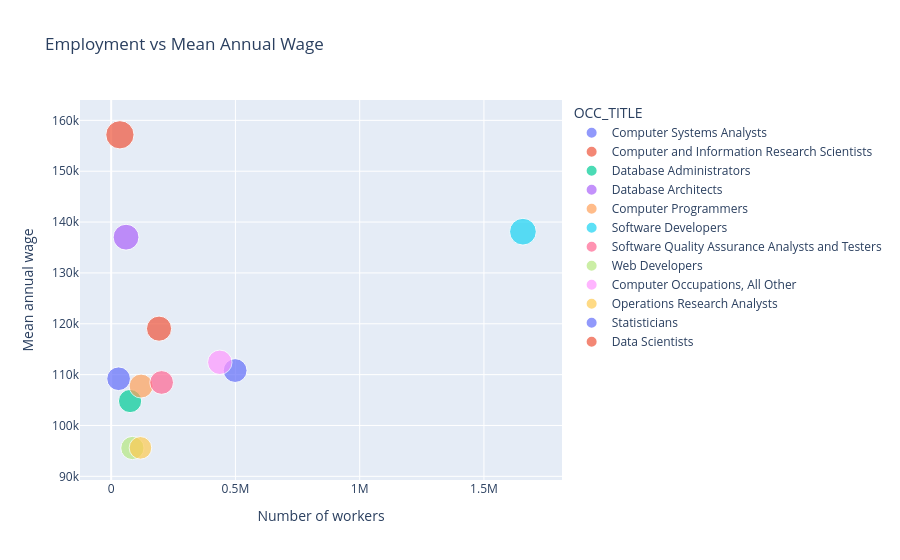

Notebook cell for this chart:
### Markdown cell above
## 2. Bubble Scatter Plot: Employment vs Mean Annual Wage

- **Objective:** To investigate whether the occupations with the most workers are also the best paid, by comparing the number of people employed in each occupation with its mean annual wage.
- **Why this visualisation type:** A scatter plot shows the relationship between two numerical variables, here number of workers and mean annual wage. Each bubble is one occupation from the `national` table, so no worker is counted twice. Colour identifies the occupation and bubble size shows the 90th percentile wage. The interactive version lets me hover over a bubble to see exact values.

### Code cell
fig_scatter = px.scatter(
    national,
    x = "TOT_EMP",
    y = "A_MEAN",
    color = "OCC_TITLE",
    size = "A_PCT90",
    hover_name = "OCC_TITLE",
    title = "Employment vs Mean Annual Wage",
    labels = {"TOT_EMP" : "Number of workers", "A_MEAN": "Mean annual wage"}
)
fig_scatter.show()

### Figure 1 — Plotly figure (JSON) as saved in the notebook; plotly's stock layout.template omitted (floating-point values rounded to 4 significant figures)
{"data": [{"hovertemplate": "<b>%{hovertext}</b><br><br>OCC_TITLE=Computer Systems Analysts<br>Number of workers=%{x}<br>Mean annual wage=%{y}<br>A_PCT90=%{marker.size}<extra></extra>", "hovertext": ["Computer Systems Analysts"], "legendgroup": "Computer Systems Analysts", "marker": {"color": "#636efa", "size": [165700.0], "sizemode": "area", "sizeref": 582.8, "symbol": "circle"}, "mode": "markers", "name": "Computer Systems Analysts", "orientation": "v", "showlegend": true, "type": "scatter", "x": [498800.0], "xaxis": "x", "y": [110800.0], "yaxis": "y"}, {"hovertemplate": "<b>%{hovertext}</b><br><br>OCC_TITLE=Computer and Information Research Scientists<br>Number of workers=%{x}<br>Mean annual wage=%{y}<br>A_PCT90=%{marker.size}<extra></extra>", "hovertext": ["Computer and Information Research Scientists"], "legendgroup": "Computer and Information Research Scientists", "marker": {"color": "#EF553B", "size": [233100.0], "sizemode": "area", "sizeref": 582.8, "symbol": "circle"}, "mode": "markers", "name": "Computer and Information Research Scientists", "orientation": "v", "showlegend": true, "type": "scatter", "x": [35210.0], "xaxis": "x", "y": [157200.0], "yaxis": "y"}, {"hovertemplate": "<b>%{hovertext}</b><br><br>OCC_TITLE=Database Administrators<br>Number of workers=%{x}<br>Mean annual wage=%{y}<br>A_PCT90=%{marker.size}<extra></extra>", "hovertext": ["Database Administrators"], "legendgroup": "Database Administrators", "marker": {"color": "#00cc96", "size": [157700.0], "sizemode": "area", "sizeref": 582.8, "symbol": "circle"}, "mode": "markers", "name": "Database Administrators", "orientation": "v", "showlegend": true, "type": "scatter", "x": [76140.0], "xaxis": "x", "y": [104800.0], "yaxis": "y"}, {"hovertemplate": "<b>%{hovertext}</b><br><br>OCC_TITLE=Database Architects<br>Number of workers=%{x}<br>Mean annual wage=%{y}<br>A_PCT90=%{marker.size}<extra></extra>", "hovertext": ["Database Architects"], "legendgroup": "Database Architects", "marker": {"color": "#ab63fa", "size": [195000.0], "sizemode": "area", "sizeref": 582.8, "symbol": "circle"}, "mode": "markers", "name": "Database Architects", "orientation": "v", "showlegend": true, "type": "scatter", "x": [59920.0], "xaxis": "x", "y": [137000.0], "yaxis": "y"}, {"hovertemplate": "<b>%{hovertext}</b><br><br>OCC_TITLE=Computer Programmers<br>Number of workers=%{x}<br>Mean annual wage=%{y}<br>A_PCT90=%{marker.size}<extra></extra>", "hovertext": ["Computer Programmers"], "legendgroup": "Computer Programmers", "marker": {"color": "#FFA15A", "size": [167200.0], "sizemode": "area", "sizeref": 582.8, "symbol": "circle"}, "mode": "markers", "name": "Computer Programmers", "orientation": "v", "showlegend": true, "type": "scatter", "x": [120400.0], "xaxis": "x", "y": [107800.0], "yaxis": "y"}, {"hovertemplate": "<b>%{hovertext}</b><br><br>OCC_TITLE=Software Developers<br>Number of workers=%{x}<br>Mean annual wage=%{y}<br>A_PCT90=%{marker.size}<extra></extra>", "hovertext": ["Software Developers"], "legendgroup": "Software Developers", "marker": {"color": "#19d3f3", "size": [208600.0], "sizemode": "area", "sizeref": 582.8, "symbol": "circle"}, "mode": "markers", "name": "Software Developers", "orientation": "v", "showlegend": true, "type": "scatter", "x": [1657000.0], "xaxis": "x", "y": [138100.0], "yaxis": "y"}, {"hovertemplate": "<b>%{hovertext}</b><br><br>OCC_TITLE=Software Quality Assurance Analysts and Testers<br>Number of workers=%{x}<br>Mean annual wage=%{y}<br>A_PCT90=%{marker.size}<extra></extra>", "hovertext": ["Software Quality Assurance Analysts and Testers"], "legendgroup": "Software Quality Assurance Analysts and Testers", "marker": {"color": "#FF6692", "size": [164500.0], "sizemode": "area", "sizeref": 582.8, "symbol": "circle"}, "mode": "markers", "name": "Software Quality Assurance Analysts and Testers", "orientation": "v", "showlegend": true, "type": "scatter", "x": [203000.0], "xaxis": "x", "y": [108500.0], "yaxis": "y"}, {"hovertemplate": "<b>%{hovertext}</b><br><br>OCC_TITLE=Web Developers<br>Number of workers=%{x}<br>Mean annual wage=%{y}<br>A_PCT90=%{marker.size}<extra></extra>", "hovertext": ["Web Developers"], "legendgroup": "Web Developers", "marker": {"color": "#B6E880", "size": [157300.0], "sizemode": "area", "sizeref": 582.8, "symbol": "circle"}, "mode": "markers", "name": "Web Developers", "orientation": "v", "showlegend": true, "type": "scatter", "x": [85350.0], "xaxis": "x", "y": [95570.0], "yaxis": "y"}, {"hovertemplate": "<b>%{hovertext}</b><br><br>OCC_TITLE=Computer Occupations, All Other<br>Number of workers=%{x}<br>Mean annual wage=%{y}<br>A_PCT90=%{marker.size}<extra></extra>", "hovertext": ["Computer Occupations, All Other"], "legendgroup": "Computer Occupations, All Other", "marker": {"color": "#FF97FF", "size": [174300.0], "sizemode": "area", "sizeref": 582.8, "symbol": "circle"}, "mode": "markers", "name": "Computer Occupations, All Other", "orientation": "v", "showlegend": true, "type": "scatter", "x": [437200.0], "xaxis": "x", "y": [112400.0], "yaxis": "y"}, {"hovertemplate": "<b>%{hovertext}</b><br><br>OCC_TITLE=Operations Research Analysts<br>Number of workers=%{x}<br>Mean annual wage=%{y}<br>A_PCT90=%{marker.size}<extra></extra>", "hovertext": ["Operations Research Analysts"], "legendgroup": "Operations Research Analysts", "marker": {"color": "#FECB52", "size": [148900.0], "sizemode": "area", "sizeref": 582.8, "symbol": "circle"}, "mode": "markers", "name": "Operations Research Analysts", "orientation": "v", "showlegend": true, "type": "scatter", "x": [117900.0], "xaxis": "x", "y": [95600.0], "yaxis": "y"}, {"hovertemplate": "<b>%{hovertext}</b><br><br>OCC_TITLE=Statisticians<br>Number of workers=%{x}<br>Mean annual wage=%{y}<br>A_PCT90=%{marker.size}<extra></extra>", "hovertext": ["Statisticians"], "legendgroup": "Statisticians", "marker": {"color": "#636efa", "size": [163400.0], "sizemode": "area", "sizeref": 582.8, "symbol": "circle"}, "mode": "markers", "name": "Statisticians", "orientation": "v", "showlegend": true, "type": "scatter", "x": [29950.0], "xaxis": "x", "y": [109200.0], "yaxis": "y"}, {"hovertemplate": "<b>%{hovertext}</b><br><br>OCC_TITLE=Data Scientists<br>Number of workers=%{x}<br>Mean annual wage=%{y}<br>A_PCT90=%{marker.size}<extra></extra>", "hovertext": ["Data Scientists"], "legendgroup": "Data Scientists", "marker": {"color": "#EF553B", "size": [184100.0], "sizemode": "area", "sizeref": 582.8, "symbol": "circle"}, "mode": "markers", "name": "Data Scientists", "orientation": "v", "showlegend": true, "type": "scatter", "x": [192700.0], "xaxis": "x", "y": [119000.0], "yaxis": "y"}], "layout": {"legend": {"itemsizing": "constant", "title": {"text": "OCC_TITLE"}, "tracegroupgap": 0}, "title": {"text": "Employment vs Mean Annual Wage"}, "xaxis": {"anchor": "y", "domain": [0, 1], "title": {"text": "Number of workers"}}, "yaxis": {"anchor": "x", "domain": [0, 1], "title": {"text": "Mean annual wage"}}}}
